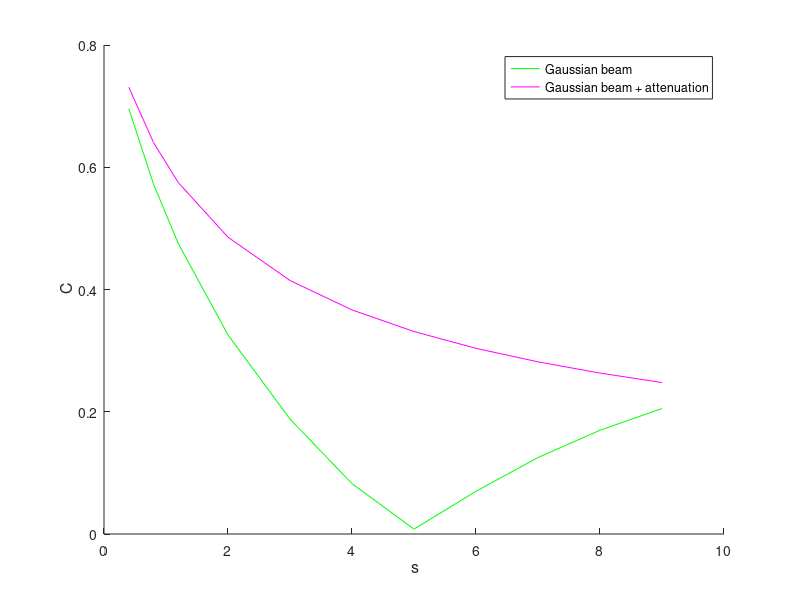
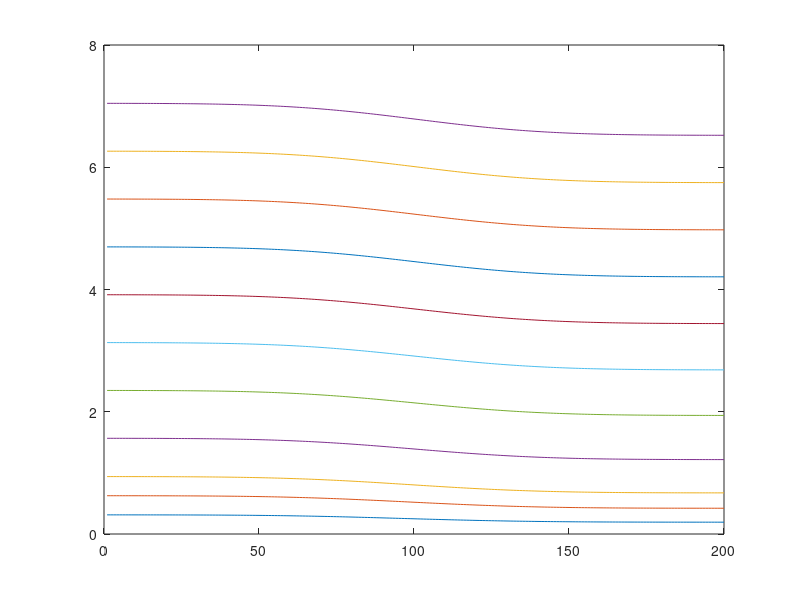
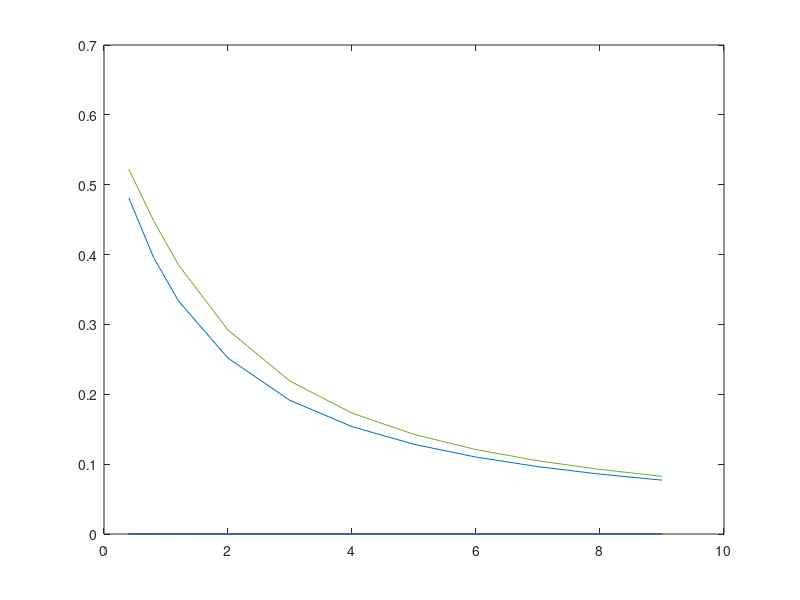

These figures' MATLAB source, in order:
% Implication of the intensity variation over the atomic cloud. Calculated
% taking into account the variation of Omega_0 and s over the atomic cloud

clear all
close all

%% Parameters for 88Sr

c = 3e8;
kB = 1.38e-23;
m = 87.9*1.66e-27;          %atomic mass
lambda = 461e-9;            %Blue line
k = 2*pi/lambda;            %Wavevector
G_Sr = 2*pi*30.5e6;         %Blue line
I_sat = 40.5;               %Saturation intensity for the blue line, in mW/cm^2

%% Experimental parameters

%Experimental setup
h = 0.0042;                 %distance between the atomic cloud and the virtual mirror
theta_0 = 4.3*pi/180;       %incidence angle of the incident beam
theta_f = pi/(k*h*theta_0); %fringe period
N_point_theta = 300;        %to calculate the intensity as a function of theta and estimate the contrast
theta = linspace(theta_0-3*theta_f,theta_0+3*theta_f,N_point_theta);

L = 0.6;                    % distance between atoms and real mirror
tau_c = 2*L/c;              % 2 x travel time between atoms and real mirror

%Atomic cloud
sigma_x = 0.5e-3;           %sizes of the atomic cloud from the red MOT
sigma_y = 0.5e-3;
sigma_z = 0.5e-3;
b0 = 0.6;                   %On-resonance OD

%Probe beam
w0 = 2.1e-3;               %waist of the probe beam
z0 = pi*w0^2/lambda;
d_l = 0;%1.08e-3/2            %distance between the center of the cloud and the center of the laser incoming beam

%N_points_Omega = 30;
%Omega_0 = linspace(0.3,1.7,N_points_Omega)/tau_c;     % Rabi frequency at the center of the beam, for just one beam
% Omega_0 = linspace(1,2,N_points_Omega)/tau_c;     % Rabi frequency at the center of the beam, for just one beam
%s_0 = 8*Omega_0.^2/G_Sr^2;                          % Saturation parameter at maximum of standing wave, created by both incoming and reflected beam
%Power = I_sat*s_0./4*pi*(w0*100)^2/2;               % Total power in the incident beam, in mW

s_in = [0.4, 0.8, 1.2, 2.0, 3.0, 4.0, 5.0, 6.0, 7.0, 8.0, 9.0];  % saturation parameter of incoming beam at the center of the cloud
s_0 = 4*s_in;
Omega_0 = sqrt(s_in/2)*G_Sr;
Power = I_sat*s_in*pi*(w0*100)^2/2;  
N_points_Omega = length(s_in);

% %% Section 1 - Reduction of the contrast due to the amplitude variation of the probe beam (Gaussian beam)
% % Calculation with an incident laser beam centered on the atomic cloud and
% % as if the amplitude was not tilted
% % Calculations done using the equation of I as a function of s, Omega_0 and Omega_M
% %%%%%%%%%%%%%%%%%%%%%%%%%%%%%%%%%%%%%%%%%%%%%%%%%%%%%%%%%%%%
% 
% r_max = 3*min(w0, max([sigma_x,sigma_y]));  % Integration limit
% z_max = 3*min(w0, sigma_z);  % Integration limit
% N_points_r = 50;                                    % Number of points for r to perform the integral
% r = linspace(0,r_max,N_points_r);
% N_points_z = 100;                                   % Number of points for z to perform the integral
% z = linspace(-z_max-h,z_max-h,N_points_z);
% N_points_zsw = 20;                                   % Number of points for z to perform the integral just on a period of the standing wave
% zsw = linspace(0,lambda*(N_points_zsw-1)/N_points_zsw,N_points_zsw);
% [R,Z,Zsw] = meshgrid(r,z,zsw);
% 
% rho = exp(-(R.^2/2/sigma_x^2 + (Z+h).^2/2/sigma_z^2));      % Atomic density profile
% R_sum = sum(R,3);
% rho_sum = sum(rho,3);
% 
% Intensities = zeros (N_points_Omega,N_point_theta);
% 
% for j = 1:N_points_Omega    
%     Omega = 2*Omega_0(j)*cos(k*(Z+Zsw)*cos(theta_0)).*exp(-R.^2/w0^2);
%     Omega_M = sqrt(Omega.^2-G_Sr^2/16);
%     s = 2*(abs(Omega)).^2/G_Sr^2;
%     
%     ss = s./(4*(1+s)).*(2./(1+s) + exp(-G_Sr*tau_c/2) + (s-1)./(s+1).*cos(Omega_M*tau_c)*exp(-3*G_Sr*tau_c/4) + G_Sr./(4*Omega_M).*(5*s-1)./(s+1).*sin(Omega_M*tau_c)*exp(-3*G_Sr*tau_c/4));
%     for i = 1:N_point_theta
%         %I(i) = sum(sum(R.*rho.*(s./(1+s) + 2.*cos(2*k*Z*cos(theta(i))).*ss)));  % Intensity as a function of theta (fringes)
%         %I(i) = sum(sum(R.*rho.*(s./(1+s) + 2*real(exp(-sqrt(-1)*2*k*Z*cos(theta(i))).*ss))));  % Intensity as a function of theta (fringes);
%         ss_avg = sum(s./(1+s) + 2*real(exp(-sqrt(-1)*2*k*(Z+Zsw)*cos(theta(i))).*ss),3);
%         I(i) = sum(sum(R_sum.*rho_sum.*ss_avg));  % Intensity as a function of theta (fringes);
%         
%     end
% %     figure(20)
% %     hold on
% %     plot(theta-theta_0,I/mean(I))
%     Intensities(j,:) = I;
%     Contraste_GaussianBeam(j) = (max(I)-min(I))/(max(I)+min(I))*2;     % Calculation of the fringe contrast
% end
% 
% fid = fopen( 'Fringes_centered_beam.txt', 'w' );
% for n=1:N_points_Omega
%     for m=1:N_point_theta
%         fprintf( fid, '%.1f  ', Intensities(n,m));
%     end
%     fprintf(fid,'\r\n');
% end
% fclose(fid);
% 
% figure (3)
% hold on
% plot(s_0/4,Contraste_GaussianBeam,'b');
% xlabel('\fontsize{16} s')
% ylabel('\fontsize{16} C')

%% Section 2 - Reduction of the contrast due to the amplitude variation of the probe beam (Gaussian beam) + attenuation
% Calculation with an incident laser beam centered on the atomic cloud and
% as if the amplitude was not tilted
% Calculations done using the equation of I as a function of s, Omega_0 and Omega_M
%%%%%%%%%%%%%%%%%%%%%%%%%%%%%%%%%%%%%%%%%%%%%%%%%%%%%%%%%%%%

r_max = 3*min(w0, max([sigma_x,sigma_y]));  % Integration limit
z_max = 3*min(w0, sigma_z);  % Integration limit
N_points_r = 50;                                    % Number of points for r to perform the integral
r = linspace(0,r_max,N_points_r);
N_points_z = 100;                                   % Number of points for z to perform the integral
z = linspace(-z_max-h,z_max-h,N_points_z);
dz = z(2)-z(1);
N_points_zsw = 20;                                   % Number of points for z to perform the integral just on a period of the standing wave
zsw = linspace(0,lambda*(N_points_zsw-1)/N_points_zsw,N_points_zsw);
[R,Z,Zsw] = meshgrid(r,z,zsw);

rho = exp(-(R.^2/2/sigma_x^2 + (Z+h).^2/2/sigma_z^2));      % Atomic density profile
R_sum = sum(R,3);
rho_sum = sum(rho,3);

rho_sum_BL = sum(rho, 1);  % Sum along dimension 2 → (Nx, 1, Nz)

disp(size(rho))
disp(size(rho_sum_BL))
% rho_perm = permute(rho,[2 1 3]);
% rho_sum_BL_perm = permute(rho_sum_BL,[3 2 1]);
% disp(size(rho_perm))
% disp(size(rho_sum_BL_perm))

rho_center = zeros(size(rho));
disp(size(rho_center))
for ii = 1: N_points_z
    rho_center(ii,:,:) = rho(ii,:,:)./rho_sum_BL(1,:,:)/dz*b0;  %Normalized for Beer-Lambert lawZ
end


disp(size(rho_center))

Intensities = zeros (N_points_Omega,N_point_theta);

for j = 1:N_points_Omega    
    %Omega versus Z
    s_0_Z = zeros(size(Z));
    s_0_Z(1,:,:) = 2*(Omega_0(j)/G_Sr)^2.*exp(-2*R(1,:,:).^2/w0^2);

    %Saturation variation for the incoming beam
    for i=1:(length(z)-1)
        ds_0 = -rho_center(i,:,:)./(1+s_0_Z(i,:,:)).*s_0_Z(i,:,:)*dz;
        s_0_Z(i+1,:,:) = s_0_Z(i,:,:)+ds_0;
    end
    
    %Saturation variation for the reflected beam
    Z_reflected = flip(Z, 2);
    s_0_Z_reflected = zeros(size(Z));
    s_0_Z_reflected(1,:,:) = s_0_Z(end,:,:);

    rho_center_reflected = flip(rho_center,2);

    for i=1:(length(z)-1)
        ds_0_reflected = -rho_center_reflected(i,:,:)./(1+s_0_Z_reflected(i,:,:)).*s_0_Z_reflected(i,:,:)*dz;
        s_0_Z_reflected(i+1,:,:) = s_0_Z_reflected(i,:,:)+ds_0_reflected;
    end
    
%     figure(100)
%     plot(s_0_Z(:,1,1))
%     hold on
%     plot(s_0_Z(:,50,1))
    
    %Interference of incoming and reflected beam
    Omega_Z = sqrt(s_0_Z/2)*G_Sr;
    Omega_Z_reflected = flip(sqrt(s_0_Z_reflected/2)*G_Sr,2);

    Omega_total = abs(Omega_Z.*exp(sqrt(-1)*k*(Z+Zsw)*cos(theta_0)) + Omega_Z_reflected.*exp(-sqrt(-1)*k*(Z+Zsw)*cos(theta_0)));
    
    %Next
    Omega = Omega_total;    %2*Omega_0(j)*cos(k*(Z+Zsw)*cos(theta_0)).*exp(-R.^2/w0^2);
    Omega_M = sqrt(Omega.^2-G_Sr^2/16);
    s = 2*(abs(Omega)).^2/G_Sr^2;
    
    ss = s./(4*(1+s)).*(2./(1+s) + exp(-G_Sr*tau_c/2) + (s-1)./(s+1).*cos(Omega_M*tau_c)*exp(-3*G_Sr*tau_c/4) + G_Sr./(4*Omega_M).*(5*s-1)./(s+1).*sin(Omega_M*tau_c)*exp(-3*G_Sr*tau_c/4));
    for i = 1:N_point_theta
        %I(i) = sum(sum(R.*rho.*(s./(1+s) + 2.*cos(2*k*Z*cos(theta(i))).*ss)));  % Intensity as a function of theta (fringes)
        %I(i) = sum(sum(R.*rho.*(s./(1+s) + 2*real(exp(-sqrt(-1)*2*k*Z*cos(theta(i))).*ss))));  % Intensity as a function of theta (fringes);
        ss_avg = sum(s./(1+s) + 2*real(exp(-sqrt(-1)*2*k*(Z+Zsw)*cos(theta(i))).*ss),3);
        I(i) = sum(sum(R_sum.*rho_sum.*ss_avg));  % Intensity as a function of theta (fringes);
        
    end
%     figure(20)
%     hold on
%     plot(theta-theta_0,I/mean(I))
%     Intensities(j,:) = I;
    Contraste_GaussianBeam_Attenuation(j) = (max(I)-min(I))/(max(I)+min(I))*2;     % Calculation of the fringe contrast
end

fid = fopen( 'Fringes_centered_beam.txt', 'w' );
for n=1:N_points_Omega
    for m=1:N_point_theta
        fprintf( fid, '%.1f  ', Intensities(n,m));
    end
    fprintf(fid,'\r\n');
end
fclose(fid);

figure (3)
hold on
plot(s_0/4,Contraste_GaussianBeam_Attenuation,'g');
xlabel('\fontsize{16} s')
ylabel('\fontsize{16} C')

fid = fopen( 'Contrast_Mathilde.txt', 'w' );
for n=1:N_points_Omega
    fprintf(fid, '%.3f  ', s_0(n)/4);
    fprintf(fid, '%.3f  ', Contraste_GaussianBeam_Attenuation(n));
    fprintf(fid,'\r\n');
end
fclose(fid);

% %% Section 3 - Plane waves + attenuation
% % Calculations done using the equation of I as a function of s, Omega_0 and Omega_M
% %%%%%%%%%%%%%%%%%%%%%%%%%%%%%%%%%%%%%%%%%%%%%%%%%%%%%%%%%%%%
% 
% r_max = 3*min(w0, max([sigma_x,sigma_y]));  % Integration limit
% z_max = 3*min(w0, sigma_z);  % Integration limit
% N_points_r = 50;                                    % Number of points for r to perform the integral
% r = linspace(0,r_max,N_points_r);
% N_points_z = 100;                                   % Number of points for z to perform the integral
% z = linspace(-z_max-h,z_max-h,N_points_z);
% dz = z(2)-z(1);
% N_points_zsw = 20;                                   % Number of points for z to perform the integral just on a period of the standing wave
% zsw = linspace(0,lambda*(N_points_zsw-1)/N_points_zsw,N_points_zsw);
% [R,Z,Zsw] = meshgrid(r,z,zsw);
% 
% rho = exp(-(R.^2 + (Z+h).^2)/2/sigma_x^2);      % Atomic density profile
% R_sum = sum(R,3);
% rho_sum = sum(rho,3);
% 
% rho_center = exp(-((z+h).^2)/2/sigma_z^2); %for R = 0
% rho_center = rho_center/sum(rho_center)/dz*b0;  %Normalized for Beer-Lambert law
% 
% Intensities = zeros(N_points_Omega,N_point_theta);
% 
% for j = 1:N_points_Omega 
%     %Omega versus Z
%     s_0_z = zeros(1,length(z));
%     s_0_z(1) = 2*(Omega_0(j)/G_Sr)^2;
% 
%     %Saturation variation for the incoming beam
%     for i=1:(length(z)-1)
%         ds_0 = -rho_center(i)/(1+s_0_z(i))*s_0_z(i)*dz;
%         s_0_z(i+1) = s_0_z(i)+ds_0;
%     end
%     
%     %Saturation variation for the reflected beam
%     z_reflected = flip(z);
%     s_0_z_reflected = zeros(1,length(z));
%     s_0_z_reflected(1) = s_0_z(end);
%     rho_center_reflected = flip(rho_center);
% 
%     for i=1:(length(z)-1)
%         ds_0_reflected = -rho_center_reflected(i)/(1+s_0_z_reflected(i))*s_0_z_reflected(i)*dz;
%         s_0_z_reflected(i+1) = s_0_z_reflected(i)+ds_0_reflected;
%     end
%     
%     %Interference of incoming and reflected beam
%     Omega_z = sqrt(s_0_z/2)*G_Sr;
%     [~, Omega_Z, ~] = meshgrid(r, Omega_z, zsw);
%     Omega_z_reflected = flip(sqrt(s_0_z_reflected/2)*G_Sr);
%     [~, Omega_Z_reflected, ~] = meshgrid(r, Omega_z_reflected, zsw);
% 
%     Omega_total = abs(Omega_Z.*exp(sqrt(-1)*k*(Z+Zsw)*cos(theta_0)) + Omega_Z_reflected.*exp(-sqrt(-1)*k*(Z+Zsw)*cos(theta_0)));
% 
%     %Next
%     Omega = Omega_total;    %2*Omega_0(j)*cos(k*(Z+Zsw)*cos(theta_0));
%     Omega_M = sqrt(Omega.^2-G_Sr^2/16);
%     s = 2*(abs(Omega)).^2/G_Sr^2;
%     
%     ss = s./(4*(1+s)).*(2./(1+s) + exp(-G_Sr*tau_c/2) + (s-1)./(s+1).*cos(Omega_M*tau_c)*exp(-3*G_Sr*tau_c/4) + G_Sr./(4*Omega_M).*(5*s-1)./(s+1).*sin(Omega_M*tau_c)*exp(-3*G_Sr*tau_c/4));
%     for i = 1:N_point_theta
%         %I(i) = sum(sum(R.*rho.*(s./(1+s) + 2.*cos(2*k*Z*cos(theta(i))).*ss)));  % Intensity as a function of theta (fringes)
%         ss_avg = sum(s./(1+s) + 2*real(exp(-sqrt(-1)*2*k*(Z+Zsw)*cos(theta(i))).*ss),3);    % integral just on a period of the standing wave
%         I(i) = sum(sum(R_sum.*rho_sum.*ss_avg));  % Intensity as a function of theta (fringes);
%     end
% %     figure(10)
% %     hold on
% %     Intensities(j,:) = I;
% %     plot(theta-theta_0,I/mean(I))
%     Contraste_PW_Attenuation(j) = (max(I)-min(I))/(max(I)+min(I))*2;     % Calculation of the fringe contrast
% end
% 
% figure (3)
% hold on
% plot(s_0/4,Contraste_PW_Attenuation,'r');
% xlabel('\fontsize{16} s')
% ylabel('\fontsize{16} C')

%% Section 4 - Reduction of the contrast due to the amplitude variation of the probe beam (Gaussian beam) + attenuation + Dirac
% Calculation with an incident laser beam centered on the atomic cloud and
% as if the amplitude was not tilted
% Calculations done using the equation of I as a function of s, Omega_0 and Omega_M
%%%%%%%%%%%%%%%%%%%%%%%%%%%%%%%%%%%%%%%%%%%%%%%%%%%%%%%%%%%%

r_max = 3*min(w0, max([sigma_x,sigma_y]));  % Integration limit
z_max = 3*min(w0, sigma_z);  % Integration limit
N_points_r = 50;                                    % Number of points for r to perform the integral
r = linspace(0,r_max,N_points_r);
N_points_z = 200;                                   % Number of points for z to perform the integral
z = linspace(-z_max-h,z_max-h,N_points_z);
dz = z(2)-z(1);
N_points_zsw = 20;                                   % Number of points for z to perform the integral just on a period of the standing wave
zsw = linspace(0,lambda*(N_points_zsw-1)/N_points_zsw,N_points_zsw);
[R,Z,Zsw] = meshgrid(r,z,zsw);

rho = exp(-(R.^2/2/sigma_x^2 + (Z+h).^2/2/sigma_z^2));      % Atomic density profile
R_sum = sum(R,3);
rho_sum = sum(rho,3);

rho_sum_BL = sum(rho, 1);                % Sum along dimension 2 → (Nx, 1, Nz)

rho_center = zeros(size(rho));
disp(size(rho_center))
for ii = 1: N_points_z
    rho_center(ii,:,:) = rho(ii,:,:)./rho_sum_BL(1,:,:)/dz*b0;  %Normalized for Beer-Lambert lawZ
end

Intensities = zeros (N_points_Omega,N_point_theta);

% for j = 1:N_points_Omega 
%     %Omega versus Z
%     s_0_z = zeros(1,length(z));
%     s_0_z(1) = 2*(Omega_0(j)/G_Sr)^2;
% 
%     %Saturation variation for the incoming beam
%     for i=1:(length(z)-1)
%         ds_0 = -rho_center(i)/(1+s_0_z(i))*s_0_z(i)*dz;
%         s_0_z(i+1) = s_0_z(i)+ds_0;
%     end
%     
%     %Saturation variation for the reflected beam
%     z_reflected = flip(z);
%     s_0_z_reflected = zeros(1,length(z));
%     s_0_z_reflected(1) = s_0_z(end);
%     rho_center_reflected = flip(rho_center);
% 
%     for i=1:(length(z)-1)
%         ds_0_reflected = -rho_center_reflected(i)/(1+s_0_z_reflected(i))*s_0_z_reflected(i)*dz;
%         s_0_z_reflected(i+1) = s_0_z_reflected(i)+ds_0_reflected;
%     end
%     
%     %Interference of incoming and reflected beam
%     Omega_z = sqrt(s_0_z/2)*G_Sr;
%     [~, Omega_Z, ~] = meshgrid(r, Omega_z, zsw);
%     Omega_z_reflected = flip(sqrt(s_0_z_reflected/2)*G_Sr);
%     [~, Omega_Z_reflected, ~] = meshgrid(r, Omega_z_reflected, zsw);
% 
%     Omega_total = abs(Omega_Z.*exp(sqrt(-1)*k*(Z+Zsw)*cos(theta_0)) + Omega_Z_reflected.*exp(-sqrt(-1)*k*(Z+Zsw)*cos(theta_0)));
% 
%     %Next
%     Omega = Omega_total;    %2*Omega_0(j)*cos(k*(Z+Zsw)*cos(theta_0));
%     Omega_M = sqrt(Omega.^2-G_Sr^2/16);
%     s = 2*(abs(Omega)).^2/G_Sr^2;
%     
%     ss = s./(4*(1+s)).*(2./(1+s) + exp(-G_Sr*tau_c/2) + (s-1)./(s+1).*cos(Omega_M*tau_c)*exp(-3*G_Sr*tau_c/4) + G_Sr./(4*Omega_M).*(5*s-1)./(s+1).*sin(Omega_M*tau_c)*exp(-3*G_Sr*tau_c/4));
%     for i = 1:N_point_theta
%         %I(i) = sum(sum(R.*rho.*(s./(1+s) + 2.*cos(2*k*Z*cos(theta(i))).*ss)));  % Intensity as a function of theta (fringes)
%         ss_avg = sum(s./(1+s) + 2*real(exp(-sqrt(-1)*2*k*(Z+Zsw)*cos(theta(i))).*ss),3);    % integral just on a period of the standing wave
%         I(i) = sum(sum(R_sum.*rho_sum.*ss_avg));  % Intensity as a function of theta (fringes);
%     end
% %     figure(10)
% %     hold on
% %     Intensities(j,:) = I;
% %     plot(theta-theta_0,I/mean(I))
%     Contraste_PW_Attenuation(j) = (max(I)-min(I))/(max(I)+min(I))*2;     % Calculation of the fringe contrast
% end

b_0_final = zeros(N_points_Omega);
b_0_final_reflected = zeros(N_points_Omega);

for j = 1:N_points_Omega    
    %Omega versus Z
    s_0_Z = zeros(size(Z));
    s_0_Z(1,:,:) = 2*(Omega_0(j)/G_Sr)^2.*exp(-2*R(1,:,:).^2/w0^2);

    %Saturation variation for the incoming beam
    for i=1:(length(z)-1)
        ds_0 = -rho_center(i,:,:)./(1+s_0_Z(i,:,:)).*s_0_Z(i,:,:)*dz;
        s_0_Z(i+1,:,:) = s_0_Z(i,:,:)+ds_0;
    end
    
    b_0_final(j) = -log(s_0_Z(end,N_points_r/2,N_points_zsw/2)/s_0_Z(1,N_points_r/2,N_points_zsw/2));
    
    
    %Saturation variation for the reflected beam
    Z_reflected = flip(Z, 2);
    s_0_Z_reflected = zeros(size(Z));
    s_0_Z_reflected(1,:,:) = s_0_Z(end,:,:);

    rho_center_reflected = flip(rho_center,2);

    for i=1:(length(z)-1)
        ds_0_reflected = -rho_center_reflected(i,:,:)./(1+s_0_Z_reflected(i,:,:)).*s_0_Z_reflected(i,:,:)*dz;
        s_0_Z_reflected(i+1,:,:) = s_0_Z_reflected(i,:,:)+ds_0_reflected;
    end
    
    b_0_final_reflected(j) = -log(s_0_Z_reflected(end,N_points_r/2,N_points_zsw/2)/s_0_Z_reflected(1,N_points_r/2,N_points_zsw/2));
    
    figure(100)
    plot(s_0_Z(:,N_points_r/2,N_points_zsw/2))
    hold on;
    
    %Interference of incoming and reflected beam
    Omega_Z = sqrt(s_0_Z/2)*G_Sr;
    Omega_Z_reflected = flip(sqrt(s_0_Z_reflected/2)*G_Sr,2);

    Omega_total = abs(Omega_Z.*exp(sqrt(-1)*k*(Z+Zsw)*cos(theta_0)) + Omega_Z_reflected.*exp(-sqrt(-1)*k*(Z+Zsw)*cos(theta_0)));
    
    %Next
    Omega = Omega_total;    %2*Omega_0(j)*cos(k*(Z+Zsw)*cos(theta_0)).*exp(-R.^2/w0^2);
    Omega_M = sqrt(Omega.^2-G_Sr^2/16);
    s = 2*(abs(Omega)).^2/G_Sr^2;
%     
%     ss = s./(4*(1+s)).*(2./(1+s) + exp(-G_Sr*tau_c/2) + (s-1)./(s+1).*cos(Omega_M*tau_c)*exp(-3*G_Sr*tau_c/4) + G_Sr./(4*Omega_M).*(5*s-1)./(s+1).*sin(Omega_M*tau_c)*exp(-3*G_Sr*tau_c/4));
%     for i = 1:N_point_theta
%         %I(i) = sum(sum(R.*rho.*(s./(1+s) + 2.*cos(2*k*Z*cos(theta(i))).*ss)));  % Intensity as a function of theta (fringes)
%         %I(i) = sum(sum(R.*rho.*(s./(1+s) + 2*real(exp(-sqrt(-1)*2*k*Z*cos(theta(i))).*ss))));  % Intensity as a function of theta (fringes);
%         ss_avg = sum(s./(1+s) + 2*real(exp(-sqrt(-1)*2*k*(Z+Zsw)*cos(theta(i))).*ss),3);
%         I(i) = sum(sum(R_sum.*rho_sum.*ss_avg));  % Intensity as a function of theta (fringes);    
%     end
    
    P_el = 1./(1+s);
    P_in = s./(1+s);
    g1_el = 1;
    g1_in = 1;
    g1_total = P_el.*g1_el + P_in.*g1_in;

    for i = 1:N_point_theta
%         ss_avg = sum(s./(1+s).*(1 + real(exp(-sqrt(-1)*2*k*(Z+Zsw)*cos(theta(i))).*g1_total)),3);
        ss_avg = sum(s./(1+s).*(1 + g1_total.*cos(2*k*(Z+Zsw)*cos(theta(i)))),3);
        I(i) = sum(sum(R_sum.*rho_sum.*ss_avg));  % Intensity as a function of theta (fringes);   
    end
%     figure(20)
%     hold on
%     plot(theta-theta_0,I/mean(I))
%     Intensities(j,:) = I;
    Contraste_GaussianBeam_Attenuation_Dirac(j) = (max(I)-min(I))/(max(I)+min(I))*2;     % Calculation of the fringe contrast
end

figure(101)
plot(s_0/4, b_0_final); hold on;
plot(s_0/4, b_0_final_reflected);

fid = fopen( 'Attenuation_Mathilde.txt', 'w' );
for n=1:N_points_Omega
    fprintf(fid, '%.3f  ', s_0/4);
    fprintf(fid, '%.3f  ', b_0_final);
    fprintf(fid, '%.3f  ', b_0_final_reflected);
    fprintf(fid,'\r\n');
end
fclose(fid);

fid = fopen( 'Fringes_centered_beam.txt', 'w' );
for n=1:N_points_Omega
    for m=1:N_point_theta
        fprintf( fid, '%.1f  ', Intensities(n,m));
    end
    fprintf(fid,'\r\n');
end
fclose(fid);

figure (3)
hold on
plot(s_0/4,Contraste_GaussianBeam_Attenuation_Dirac,'m');
xlabel('\fontsize{16} s')
ylabel('\fontsize{16} C')

fid = fopen( 'Contrast_Mathilde_Dirac.txt', 'w' );
for n=1:N_points_Omega
    fprintf(fid, '%.3f  ', s_0(n)/4);
    fprintf(fid, '%.3f  ', Contraste_GaussianBeam_Attenuation_Dirac(n));
    fprintf(fid,'\r\n');
end
fclose(fid);

%%
legend('Gaussian beam','Gaussian beam + attenuation', 'Plane Weve + attenuation')
